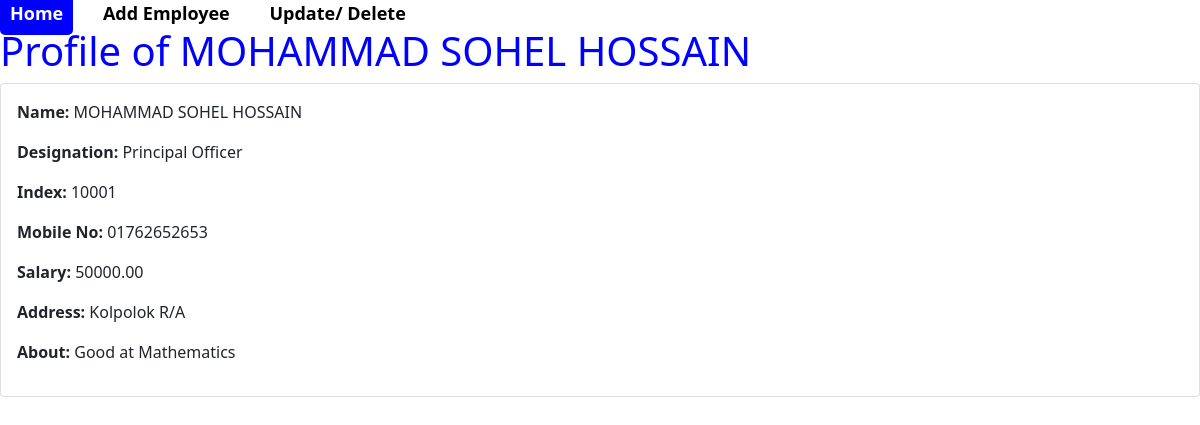
Page /employee/view_profile/17/ on the committed database.
### employees/models.py (models this page shows, shortened)
class Employee(models.Model):
    employee_id = models.CharField(
        max_length=5,
        unique=True,
        validators=[
            employee_id_length,
            RegexValidator(r'^\d{5}$', "Employee ID should contain only digits.")
        ]
    )
    name = models.CharField(max_length=30)
    address = models.TextField()
    phone_number = models.CharField(
        max_length=12,
        validators=[
            RegexValidator(r'^\d+$', "Phone numbers should contain only digits.")
        ]
    )
    salary = models.DecimalField(max_digits=10, decimal_places=2)
    designation = models.ForeignKey(Designation, on_delete=models.CASCADE) #এটির ডাটা Backend এ (admin panel) এন্ট্রি দিতে হবে।
    short_description = models.CharField(max_length=30)

### designation/models.py (models this page shows)
class Designation(models.Model):
    title = models.CharField(max_length=50) #এটির ডাটা Backend এ (admin panel) এন্ট্রি দিতে হবে।
    def __str__(self):
        return self.title

### employees/views.py (the view)
# urls.py: path('view_profile/<int:id>/', views.view_profile, name='view_profile'),
def view_profile(request, id):
    try:
        data = Employee.objects.get(id=id)
        return render(request, 'view_profile.html', {'data': data})
    except Employee.DoesNotExist:
        return HttpResponse("<h1>Employee not found</h1>")

### employees/templates/view_profile.html
{% extends "base.html" %}
{% block content %}
{% load static %}
<h1 style="color: blue;">Profile of {{ data.name }} </h1>
<div class="card">
  <div class="card-body">
    <p><strong>Name: </strong>{{ data.name }}</p>
    <p><strong>Designation: </strong>{{ data.designation }}</p>
    <p><strong>Index: </strong>{{ data.employee_id }}</p>
    <p><strong>Mobile No: </strong>{{ data.phone_number }}</p>
    <p><strong>Salary: </strong>{{ data.salary }}</p>
    <p><strong>Address: </strong>{{ data.address }}</p>
    <p><strong>About: </strong>{{ data.short_description }}</p>
  </div>
</div>
{% endblock content %}

### rows in the picture
Employee: name "MOHAMMAD SOHEL HOSSAIN", designation "Principal Officer", employee_id "10001", phone_number "01762652653", salary "50000.00", address "Kolpolok R/A", short_description "Good at Mathematics"
